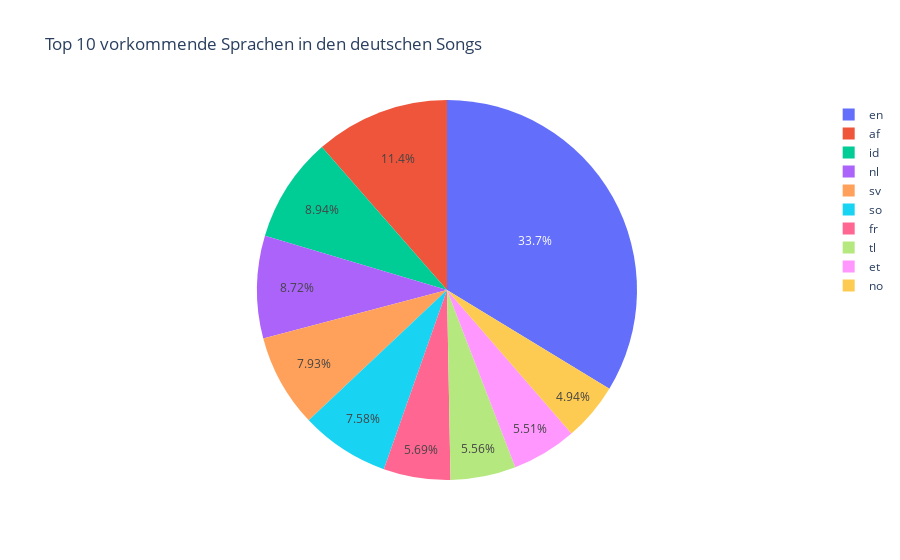

Notebook code for this chart:
### Code cell
import plotly.graph_objs as go

fig = go.Figure(data=[go.Pie(labels=top_languages.index, values=top_languages.values)])

fig.update_layout(title='Top 10 vorkommende Sprachen in den deutschen Songs')
fig.show()

fig.write_html("../images/top_ten_languages_pie.html")

### Figure 1 — Plotly figure (JSON) as saved in the notebook; plotly's stock layout.template omitted (floating-point values rounded to 4 significant figures)
{"data": [{"labels": ["en", "af", "id", "nl", "sv", "so", "fr", "tl", "et", "no"], "type": "pie", "values": [1534, 521, 407, 397, 361, 345, 259, 253, 251, 225]}], "layout": {"title": {"text": "Top 10 vorkommende Sprachen in den deutschen Songs"}}}
